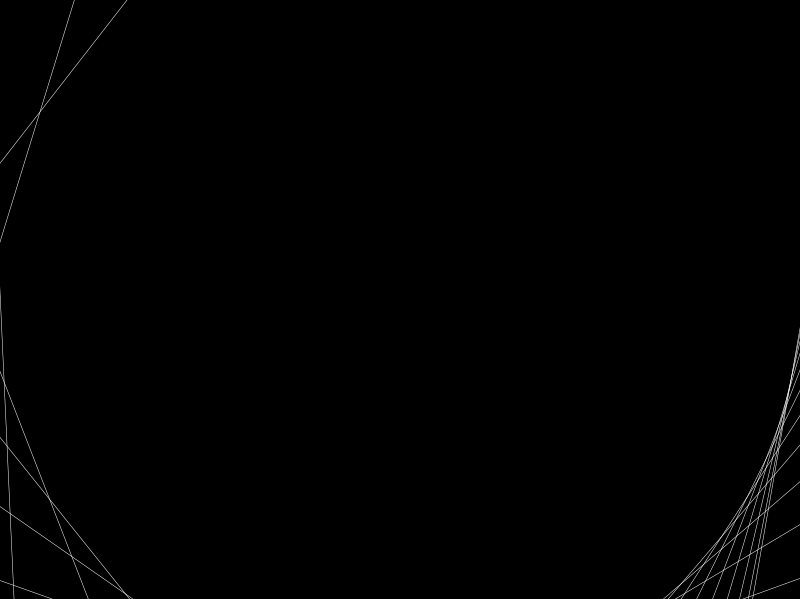
Frame 1 (no input)
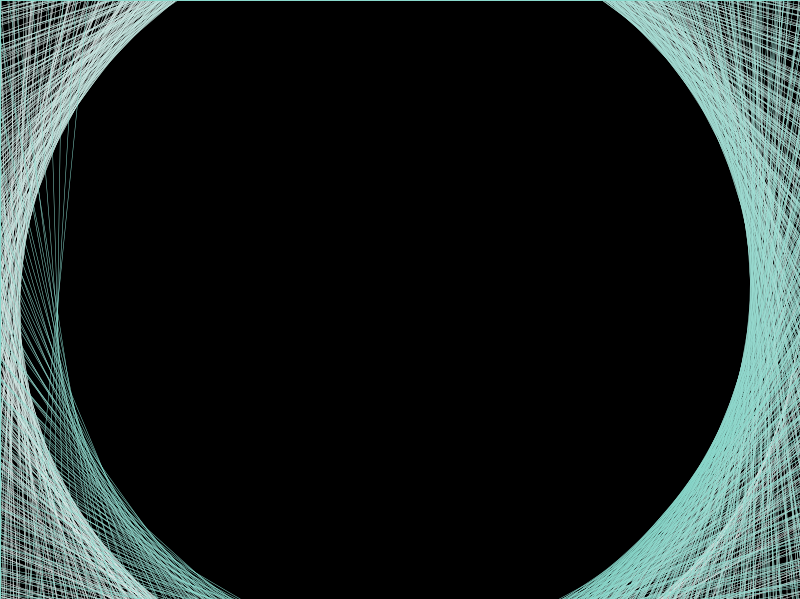
Frame 60 (the mouse pressed at the canvas centre just before this capture)
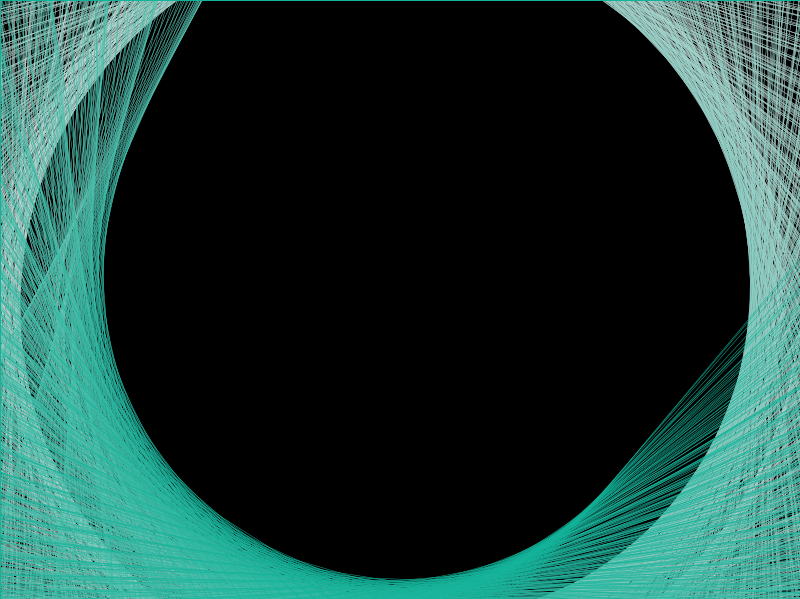
Frame 120 (the mouse held since frame 60 and released just before this capture)

The Processing sketch that drew these frames (run headless with seeded random() and noise(); from frame 60 on, the mouse is pressed at the canvas centre):

// Processing sketch: processing_1828
// ── processing_1828.pde

// gardiendless v2.2
// Michael Schieben 2009
// http://www.rockitbaby.de

// create something beautiful
// create something meaningful

void setup() {
  size(800, 599);
  frameRate(24);
  smooth();
  background(0);

}

int rX = 0;
int numberOfLinesPerFrame = 20;
void draw() {
  if((frameCount % 5) == 0) {
    fill(0, 1);
    rect(0, 0, width, height);
  }

  translate(width/2, height/2);
  scale(0.5);

  rotate(radians(frameCount % 360) * abs(10 - map(frameCount % 360, 0, 360, 0, 20)));
  int i = 0;
  while(i < numberOfLinesPerFrame) {
    int x = relVal(width);
    int y = relVal(height);

    rotate(radians(i * (abs(10 - map(frameCount % 360, 0, 360, 0, 20)) + 1) / 10));
    stroke(relVal(255), map(x, 0, width, 0, 255), map(y, 0, height, 0, 255));
    line(x, 0 - height * 2, x, height * 4);
    i++;
  }
}

int relVal(int max) {
  return abs(max - (frameCount % max) * 2);
}
